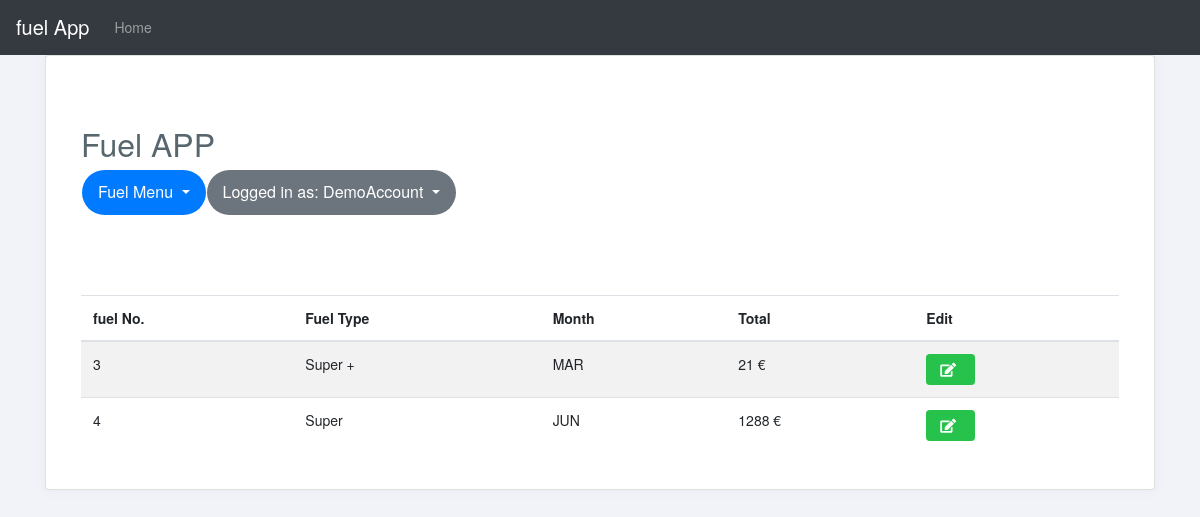
The app's page /fuel_list.php (signed in) with its own data.
### tables this page shows
CREATE TABLE IF NOT EXISTS `fuel_order` (
  `user_id` int(11) NOT NULL,
  `order_id` int(11) NOT NULL AUTO_INCREMENT,
  `order_amount_paid` varchar(255) NOT NULL,
  `type_of_fuel` int(11) NOT NULL,
  `month_of_order` varchar(55) NOT NULL,
  `order_date` datetime NOT NULL DEFAULT CURRENT_TIMESTAMP,
  PRIMARY KEY (`order_id`)
);

### Fuel.php (called while the page is built, shortened)
<?php
class Fuel{
	private $host  = 'localhost';
    private $user  = 'root';
    private $password   = "";
    private $database  = "petrolapp";
    private $fuelOrderTable = 'fuel_order';
	private $dbConnect = false;
    public function __construct(){
        if(!$this->dbConnect){
            $conn = new mysqli($this->host, $this->user, $this->password, $this->database);
            if($conn->connect_error){
                die("Error failed to connect to MySQL: " . $conn->connect_error);
            }else{
                $this->dbConnect = $conn;
            }
        }
    }
	private function getData($sqlQuery) {
		$result = mysqli_query($this->dbConnect, $sqlQuery);
		$data= array();
		while ($row = mysqli_fetch_array($result, MYSQLI_ASSOC)) {
			$data[]=$row;
		}
		return $data;
	}
	public function getfuelList(){
		  $sqlQuery = "SELECT * FROM ".$this->fuelOrderTable."
			WHERE user_id = '".$_SESSION['userid']."'";
		return  $this->getData($sqlQuery);
	}
}
?>

### fuel_list.php (the view, shortened to what this page needs)
<?php
include('header.php');
include 'fuel.php';
$fuel = new Fuel();
$fuel->checkLoggedIn();
?>
<link href="css/style.css" rel="stylesheet">
<?php include('container.php');?>
	<div class="container">
	  <h2 class="title mt-5">  Fuel APP</h2>
	  <?php include('menu.php');?>
      <table id="data-table" class="table table-condensed table-hover table-striped">
        <thead>
          <tr>
            <th>fuel No.</th>
            <th>Fuel Type</th>
            <th>Month</th>
            <th>Total</th>
              <th>Edit</th>
          </tr>
        </thead>
        <?php
	    	$fuelList = $fuel->getfuelList();
        foreach($fuelList as $fuelDetails){
          $month_of_order=$fuelDetails["month_of_order"];
          switch ($fuelDetails["type_of_fuel"]) {
            case "3":
              $type_of_fuel="Super";
              break;
            default:
            $type_of_fuel="Super +";
          }
            echo '
              <tr>
                <td>'.$fuelDetails["order_id"].'</td>
                <td>'.$type_of_fuel.'</td>
                <td>'.$month_of_order.'</td>
                <td>'.$fuelDetails["order_amount_paid"].' € </td>
                 <td><a href="edit_fuel.php?update_id='.$fuelDetails["order_id"].'"  title="Edit fuel"><button class="btn btn-success btn-sm"><i class="fa fa-edit"></i></button></a></td>
              </tr>
            ';
        }
        ?>
      </table>
</div>
<?php include('footer.php');?>

### header.php (shortened to what this page needs)
<!DOCTYPE html>
<html>
<head>
  <link rel="stylesheet" href="https://maxcdn.bootstrapcdn.com/bootstrap/4.3.1/css/bootstrap.min.css">
  <link rel="stylesheet" href="https://use.fontawesome.com/releases/v5.6.3/css/all.css"  >

### container.php (shortened to what this page needs)
</head>
<body class="">
    <nav class="navbar navbar-expand-md bg-dark navbar-dark">
<a href="#" class="navbar-brand">fuel App</a>
  <div class="collapse navbar-collapse" id="collapsibleNavbar">
    <ul class="navbar-nav">
      <li class="nav-item">
        <a class="nav-link" href="fuel_list.php">Home</a>
      </li>
    </ul>
  </div>
</nav>
	<div class="container">
    <div class="card">
      <div class="card-body">

### menu.php (shortened to what this page needs)
<ul class="nav navbar-nav flex-row">
<li class="dropdown">
	<button class="btn2 btn-primary dropdown-toggle border-0" type="button" data-toggle="dropdown">Fuel Menu
	<span class="caret"></span></button>
</li>
<?php
if($_SESSION['userid']) { ?>
	<li class="dropdown">
		<button class="btn2 btn-secondary dropdown-toggle border-0" type="button" data-toggle="dropdown">Logged in as: <?php echo $_SESSION['user']; ?>
		<span class="caret"></span></button>
	</li>
<?php } ?>
</ul>
<br /><br /><br /><br />

### footer.php
        </div>
      </div>
    </div>
  </body>
</html>

### css/style.css (style rules this page uses)
html { background-color1: #f0f3f4; position: relative; min-height: 100%; }
body { background-color: transparent; color: #58666e; font-family: "Source Sans Pro", "Helvetica Neue", Helvetica, Arial, sans-serif; font-size: 14px; line-height: 1.42857; }
.navbar-nav > li { float: left; margin-left: 1px; }
.btn-success, .panel-success { background-color: #27c24c !important; border-color: #27c24c !important; color: #fff !important; }
.btn-primary, .panel-primary { border-color: #7266ba; color: #fff !important; }
.btn i { padding-left: 5px; padding-right: 10px; }
.card { box-shadow: 0px 0px 13px 0px rgba(82, 63, 105, 0.05); background-color: #ffffff; }
body { background: #f2f3f8; }
.btn2 { padding: 0.65rem 1rem; font-size: 1rem; line-height: 1.5; border-radius: 3.25rem; }

### records on screen
fuel_order: order_id "3", type_of_fuel "Super +", month_of_order "MAR", order_amount_paid "21"
fuel_order: order_id "4", type_of_fuel "Super", month_of_order "JUN", order_amount_paid "1288"

### other values on screen
$_SESSION['user'] "DemoAccount"
